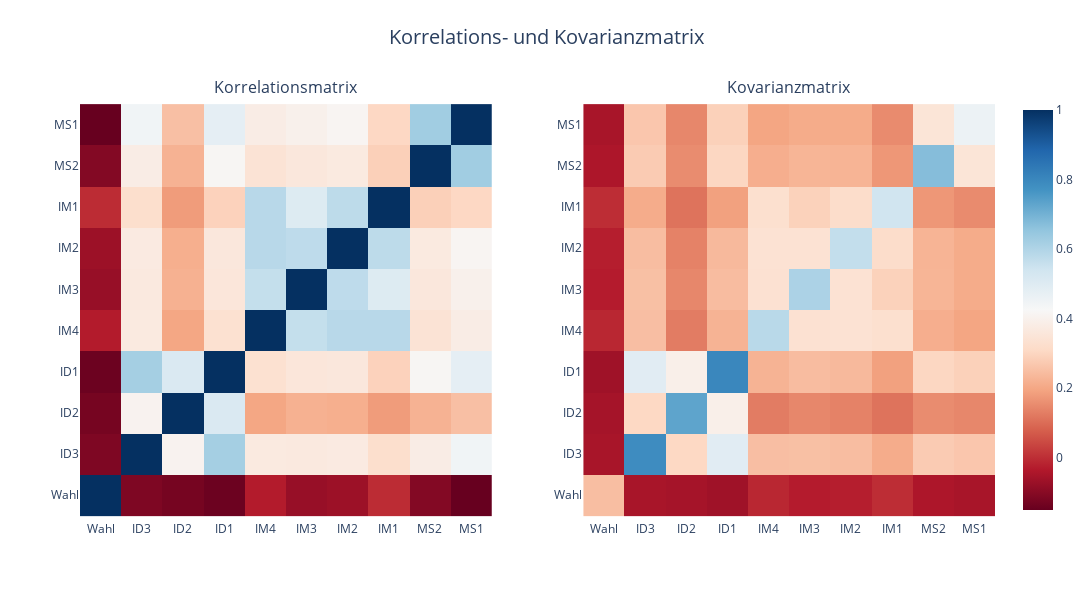

Here is the notebook cell this chart was saved with:
### Code cell
data_selection = data_selection[['Wahl', 'ID3', 'ID2', 'ID1', 'IM4', 'IM3', 'IM2', 'IM1', 'MS2', 'MS1']]
# Create trace for correlation matrix
trace1 = go.Heatmap(z=data_selection.corr(), x=data_selection.columns, y=data_selection.columns, coloraxis='coloraxis')

# Create trace for covariance matrix
trace2 = go.Heatmap(z=data_selection.cov(), x=data_selection.columns, y=data_selection.columns, coloraxis='coloraxis')

# Create subplot figure
fig = make_subplots(rows=1, cols=2, subplot_titles=('Korrelationsmatrix', 'Kovarianzmatrix'))

# Add traces to subplot figure
fig.add_trace(trace1, row=1, col=1)
fig.add_trace(trace2, row=1, col=2)

# Update subplot layout
fig.update_layout(
    coloraxis = {'colorscale':'RdBu'},
    yaxis = dict(scaleanchor = 'x'),
    yaxis2 = dict(scaleanchor = 'x2'),
    plot_bgcolor='rgba(0,0,0,0)',
    height=600, width=1100, title_text='Korrelations- und Kovarianzmatrix', title_x=0.5, title_y=0.95, title_font_size=20)

# Show plot
fig.show()

### Figure 1 — Plotly figure (JSON) as saved in the notebook; plotly's stock layout.template omitted (floating-point values rounded to 4 significant figures)
{"data": [{"coloraxis": "coloraxis", "type": "heatmap", "x": ["Wahl", "ID3", "ID2", "ID1", "IM4", "IM3", "IM2", "IM1", "MS2", "MS1"], "xaxis": "x", "y": ["Wahl", "ID3", "ID2", "ID1", "IM4", "IM3", "IM2", "IM1", "MS2", "MS1"], "yaxis": "y", "z": [[1, -0.1149, -0.1277, -0.1424, -0.03105, -0.07634, -0.06898, -0.003161, -0.1065, -0.15], [-0.1149, 1, 0.4047, 0.6207, 0.3705, 0.3668, 0.3726, 0.3255, 0.3815, 0.4454], [-0.1277, 0.4047, 1, 0.5119, 0.1982, 0.2205, 0.2158, 0.1806, 0.2226, 0.2513], [-0.1424, 0.6207, 0.5119, 1, 0.3341, 0.3548, 0.3592, 0.2918, 0.4164, 0.4797], [-0.03105, 0.3705, 0.1982, 0.3341, 1, 0.563, 0.5854, 0.5852, 0.343, 0.3807], [-0.07634, 0.3668, 0.2205, 0.3548, 0.563, 1, 0.5746, 0.5047, 0.3593, 0.3967], [-0.06898, 0.3726, 0.2158, 0.3592, 0.5854, 0.5746, 1, 0.5761, 0.3701, 0.4125], [-0.003161, 0.3255, 0.1806, 0.2918, 0.5852, 0.5047, 0.5761, 1, 0.2863, 0.3045], [-0.1065, 0.3815, 0.2226, 0.4164, 0.343, 0.3593, 0.3701, 0.2863, 1, 0.628], [-0.15, 0.4454, 0.2513, 0.4797, 0.3807, 0.3967, 0.4125, 0.3045, 0.628, 1]]}, {"coloraxis": "coloraxis", "type": "heatmap", "x": ["Wahl", "ID3", "ID2", "ID1", "IM4", "IM3", "IM2", "IM1", "MS2", "MS1"], "xaxis": "x2", "y": ["Wahl", "ID3", "ID2", "ID1", "IM4", "IM3", "IM2", "IM1", "MS2", "MS1"], "yaxis": "y2", "z": [[0.2479, -0.05071, -0.05431, -0.06344, -0.01177, -0.02951, -0.02573, -0.001152, -0.04337, -0.05045], [-0.05071, 0.7867, 0.3057, 0.4925, 0.2492, 0.252, 0.2466, 0.2104, 0.276, 0.2662], [-0.05431, 0.3057, 0.7307, 0.3907, 0.1275, 0.1448, 0.1365, 0.1117, 0.1541, 0.1444], [-0.06344, 0.4925, 0.3907, 0.8018, 0.2251, 0.2443, 0.2378, 0.1888, 0.3019, 0.2887], [-0.01177, 0.2492, 0.1275, 0.2251, 0.5841, 0.3362, 0.3381, 0.3301, 0.2143, 0.1971], [-0.02951, 0.252, 0.1448, 0.2443, 0.3362, 0.6067, 0.3385, 0.2898, 0.2288, 0.2089], [-0.02573, 0.2466, 0.1365, 0.2378, 0.3381, 0.3385, 0.5648, 0.3199, 0.2271, 0.2091], [-0.001152, 0.2104, 0.1117, 0.1888, 0.3301, 0.2898, 0.3199, 0.5386, 0.1719, 0.151], [-0.04337, 0.276, 0.1541, 0.3019, 0.2143, 0.2288, 0.2271, 0.1719, 0.6728, 0.3492], [-0.05045, 0.2662, 0.1444, 0.2887, 0.1971, 0.2089, 0.2091, 0.151, 0.3492, 0.4569]]}], "layout": {"annotations": [{"font": {"size": 16}, "showarrow": false, "text": "Korrelationsmatrix", "x": 0.225, "xanchor": "center", "xref": "paper", "y": 1, "yanchor": "bottom", "yref": "paper"}, {"font": {"size": 16}, "showarrow": false, "text": "Kovarianzmatrix", "x": 0.775, "xanchor": "center", "xref": "paper", "y": 1, "yanchor": "bottom", "yref": "paper"}], "coloraxis": {"colorscale": [[0, "rgb(103,0,31)"], [0.1, "rgb(178,24,43)"], [0.2, "rgb(214,96,77)"], [0.3, "rgb(244,165,130)"], [0.4, "rgb(253,219,199)"], [0.5, "rgb(247,247,247)"], [0.6, "rgb(209,229,240)"], [0.7, "rgb(146,197,222)"], [0.8, "rgb(67,147,195)"], [0.9, "rgb(33,102,172)"], [1, "rgb(5,48,97)"]]}, "height": 600, "plot_bgcolor": "rgba(0,0,0,0)", "title": {"font": {"size": 20}, "text": "Korrelations- und Kovarianzmatrix", "x": 0.5, "y": 0.95}, "width": 1100, "xaxis": {"anchor": "y", "domain": [0, 0.45]}, "xaxis2": {"anchor": "y2", "domain": [0.55, 1]}, "yaxis": {"anchor": "x", "domain": [0, 1], "scaleanchor": "x"}, "yaxis2": {"anchor": "x2", "domain": [0, 1], "scaleanchor": "x2"}}}
